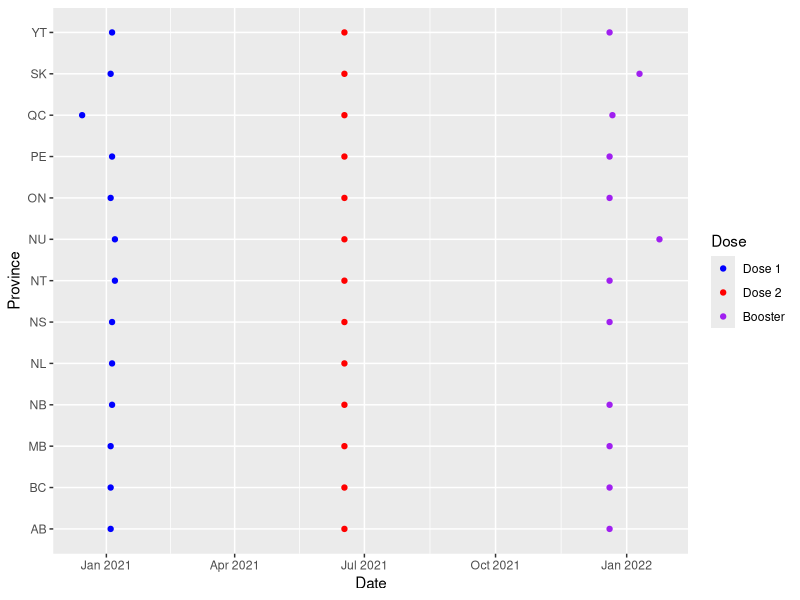
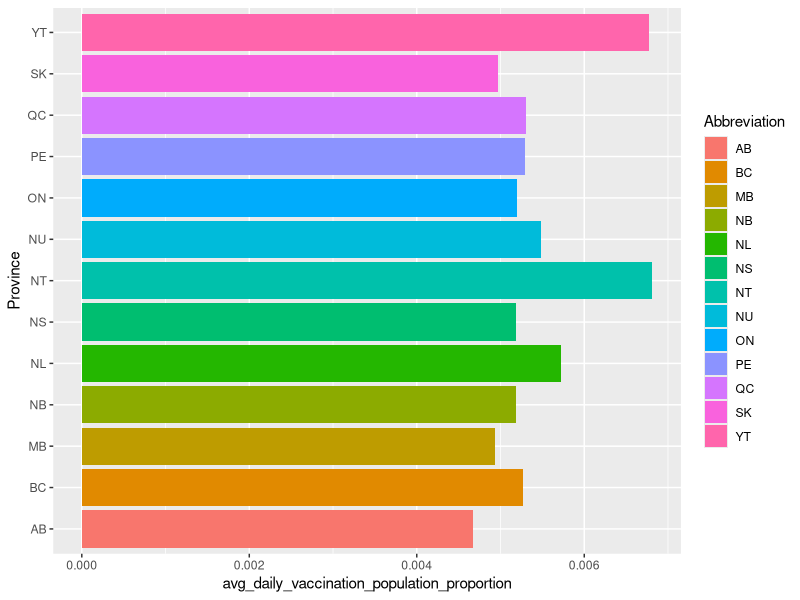

These figures' R source, in order: (Note: this script raises an error after producing the figures.)
# Libraries
library(tidyverse)
library(ggplot2)

## Read in the data set
full_covid_data_df <- read_csv("data/Provincial_Daily_Totals.csv")

## Convert the date to R Date objects
full_covid_data_df <- mutate(full_covid_data_df, SummaryDate=as.Date(SummaryDate))

## Find out when vaccines became available in Canada for all doses in all provinces.
## From this, we can see QC got access to vaccines first - 2020-12-15 - NU and NT last - 2021-01-07
with_first_dose_covid_data_df <- full_covid_data_df %>% filter(TotalVaccinated > 0, Abbreviation != "CA")
grouped_first_dose_df <- with_first_dose_covid_data_df %>% group_by(Abbreviation) %>% arrange(.by_group = T)
first_dose_summarized <- summarise(grouped_first_dose_df, first_dose_date=SummaryDate[1])

## Figure out the first time when people started getting their second dose of the vaccine in Canada
with_second_dose_covid_data_df <- full_covid_data_df %>% filter(TotalDose2 > 0, Abbreviation != "CA")
grouped_second_dose_df <- with_second_dose_covid_data_df %>% group_by(Abbreviation) %>% arrange(.by_group = T)
second_dose_summarized <- summarise(grouped_second_dose_df, second_dose_date=SummaryDate[1])

## Calculate the first time when people started getting their booster shot of the vaccine in Canada
## As you can see by the following data frames, NL is missing. This is due to our source data-set having no data for 
## NL booster shot counts. -> This is not to say that nobody in NL got a booster shot during the pandemic. 
with_booster_covid_data_df <- full_covid_data_df %>% filter(TotalBooster > 0, Abbreviation != "CA")
grouped_booster_df <- with_booster_covid_data_df %>% group_by(Abbreviation) %>% arrange(.by_group = T)
booster_summarized <- summarise(grouped_booster_df, booster_date=SummaryDate[1])

## Plotting the date by first administered vaccine for each dose by province
ggplot() +
  geom_point(data=first_dose_summarized, mapping=aes(x=first_dose_date, y = Abbreviation, color="Dose 1")) +
  geom_point(data=second_dose_summarized, mapping=aes(x=second_dose_date, y = Abbreviation, color="Dose 2")) +
  geom_point(data=booster_summarized, mapping=aes(x=booster_date, y = Abbreviation, color="Booster")) +
  scale_color_manual(name='Dose',
                     breaks=c('Dose 1', 'Dose 2', 'Booster'),
                     values=c('Dose 1'='blue', 'Dose 2'='red', 'Booster'='purple')) +
  labs(x = "Date", y = "Province")


## Population of all Provinces - For use in 'per-capita' data comparisons
### This data was retrieved from: https://www150.statcan.gc.ca/t1/tbl1/en/tv.action?pid=1710000901&cubeTimeFrame.startMonth=07&cubeTimeFrame.startYear=2022&cubeTimeFrame.endMonth=07&cubeTimeFrame.endYear=2022&referencePeriods=20220701%2C20220701
### and for simplicity, uses the current population of the provinces (as of Q3 2022).
### NL - 525,972
### PE - 170,688
### NS - 1,019,725
### NB - 812,061
### QC - 8,695,659
### ON - 15,109,416
### MB - 1,409,223
### SK - 1,194,803
### AB - 4,543,111
### BC - 5,319,324
### YT - 43,789
### NT - 45,605
### NU - 40,526

province_population_df <- data.frame (
  Abbreviation = c("NL", "PE", "NS", "NB", "QC", "ON", "MB", "SK", "AB", "BC", "YT", "NT", "NU"),
  Population = c(525972, 170688, 1019725, 812061, 8695659, 15109416, 1409223, 1194803, 4543111, 5319324, 43789, 45605, 40526)
) 

## Get the average vaccinations per day for each province
covid_data_with_avg <- full_covid_data_df %>% 
  left_join(province_population_df, by="Abbreviation") %>% 
  filter(Abbreviation != "RC", Abbreviation != "CA") %>% 
  group_by(Abbreviation) %>% 
  mutate(avg_daily_vaccinations=mean(DailyVaccinated, na.rm=T))

## Calculate the average daily vaccination rate for each province per-capita 
## (average proportion of population vaccinated each day)
covid_data_with_avg_summary <- covid_data_with_avg[!duplicated(covid_data_with_avg$Abbreviation),] %>% 
  summarise(avg_daily_vaccination_population_proportion=(avg_daily_vaccinations / Population))

## Bar chart plot by province for the above summary
ggplot(data = covid_data_with_avg_summary, mapping=aes(x=Abbreviation)) +
  geom_col(mapping=aes(y=avg_daily_vaccination_population_proportion, fill=Abbreviation)) +
  labs(x="Province") + 
  coord_flip()

# Calculate the total vaccination proportions over time for each province (at least one dose)
covid_data_total_vaccination_proportions <- full_covid_data_df %>% 
  left_join(province_population_df, by="Abbreviation") %>% 
  filter(Abbreviation != "RC", 
         Abbreviation != "CA",
         # First day where someone got vaccinated
         SummaryDate >= "2020-12-15", 
         # Remove 2021-04-23 -- No data available for any province
         SummaryDate != "2021-04-23") %>% 
  group_by(Abbreviation) %>% 
  # Modify data such that we can compare the amount of people per province who got at least 1 dose
  # even when that data is not available yet, by using the TotalVaccinated statistic until an accurate TotalDose1 
  # value is available.
  mutate(firstTotalDose1Appearance=first(TotalDose1[complete.cases(TotalDose1)])) %>% 
  # If TotalVaccinated is NA, convert to 0 or the last recorded value.
  mutate(TotalVaccinated=ifelse(is.na(TotalVaccinated), 
                                # 2021-01-07 is the first day all provinces had at least one vaccination
                                ifelse(SummaryDate <= "2021-01-07", 0, lag(TotalVaccinated)), 
                                TotalVaccinated)) %>%
  # If TotalDose1 is not available, use the TotalVaccinated instead, ONLY if it is less than the first appearing
  # TotalDose1 value in the dataset to avoid 'overcounting'
  mutate(TotalDose1=ifelse(is.na(TotalDose1), 
                           ifelse(firstTotalDose1Appearance <= TotalVaccinated, firstTotalDose1Appearance, TotalVaccinated), 
                           TotalDose1))

# Get the summary data for each province by date, per capita
covid_data_total_vaccination_proportions_summary <- covid_data_total_vaccination_proportions %>% 
  group_by(Abbreviation, SummaryDate) %>% 
  summarise(total_proportion_vaccinated=TotalDose1 / Population)

# Set the value of certain days where there was no accurate data available.
# Only occurred for the territories
summary_removed_errors <- summary %>% 
  mutate(total_proportion_vaccinated=ifelse(
    between(SummaryDate, as.Date("2021-03-15"), as.Date("2021-06-15")) & 
      (Abbreviation == "NU" | Abbreviation == "YT" |Abbreviation == "NT"), 
    NA, 
    total_proportion_vaccinated)
  )
  
# Provinces + Territories - full 
ggplot(data=summary_removed_errors, mapping=aes(x=SummaryDate, y=total_proportion_vaccinated, color=Abbreviation)) +
  geom_line()

# Territories - full
ggplot(data=summary_removed_errors %>% filter(Abbreviation == "NU" | Abbreviation == "YT" |Abbreviation == "NT"), mapping=aes(x=SummaryDate, y=total_proportion_vaccinated, color=Abbreviation)) +
  geom_line()

# Provinces - full
ggplot(data=summary_removed_errors %>% filter(Abbreviation != "NU" & Abbreviation != "YT" & Abbreviation != "NT"), mapping=aes(x=SummaryDate, y=total_proportion_vaccinated, color=Abbreviation)) +
  geom_line()

## First year (Provinces + Territories) - full
ggplot(data=summary_removed_errors %>% filter(between(SummaryDate, as.Date("2020-12-15"), as.Date("2021-12-15"))), mapping=aes(x=SummaryDate, y=total_proportion_vaccinated, color=Abbreviation)) +
  geom_line()

## Last 4 months of data (Provinces + Territories) - full
ggplot(data=summary_removed_errors %>% filter(between(SummaryDate, as.Date("2021-12-15"), as.Date("2022-04-15"))), mapping=aes(x=SummaryDate, y=total_proportion_vaccinated, color=Abbreviation)) +
  geom_line()
